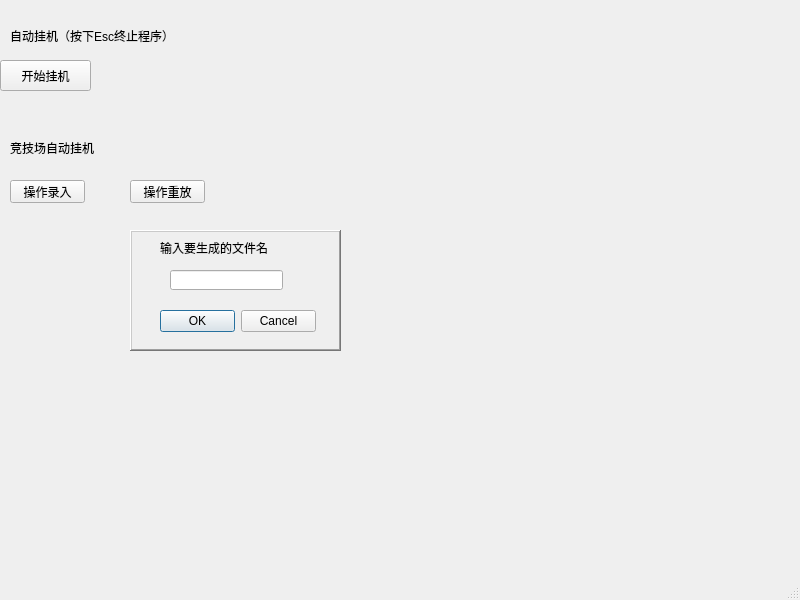
<?xml version="1.0" encoding="UTF-8"?>
<ui version="4.0">
 <class>MainWindow</class>
 <widget class="QMainWindow" name="MainWindow">
  <property name="enabled">
   <bool>true</bool>
  </property>
  <property name="geometry">
   <rect>
    <x>0</x>
    <y>0</y>
    <width>800</width>
    <height>600</height>
   </rect>
  </property>
  <property name="windowTitle">
   <string>MainWindow</string>
  </property>
  <widget class="QWidget" name="centralwidget">
   <widget class="QPushButton" name="pushButton">
    <property name="geometry">
     <rect>
      <x>0</x>
      <y>60</y>
      <width>91</width>
      <height>31</height>
     </rect>
    </property>
    <property name="text">
     <string>开始挂机</string>
    </property>
   </widget>
   <widget class="QPushButton" name="pushButton_2">
    <property name="geometry">
     <rect>
      <x>10</x>
      <y>180</y>
      <width>75</width>
      <height>23</height>
     </rect>
    </property>
    <property name="text">
     <string>操作录入</string>
    </property>
   </widget>
   <widget class="QLabel" name="label">
    <property name="geometry">
     <rect>
      <x>10</x>
      <y>20</y>
      <width>181</width>
      <height>31</height>
     </rect>
    </property>
    <property name="text">
     <string>自动挂机（按下Esc终止程序）</string>
    </property>
   </widget>
   <widget class="QLabel" name="label_2">
    <property name="geometry">
     <rect>
      <x>10</x>
      <y>140</y>
      <width>101</width>
      <height>16</height>
     </rect>
    </property>
    <property name="text">
     <string>竞技场自动挂机</string>
    </property>
   </widget>
   <widget class="QPushButton" name="pushButton_3">
    <property name="geometry">
     <rect>
      <x>130</x>
      <y>180</y>
      <width>75</width>
      <height>23</height>
     </rect>
    </property>
    <property name="text">
     <string>操作重放</string>
    </property>
   </widget>
   <widget class="QFrame" name="frame">
    <property name="geometry">
     <rect>
      <x>130</x>
      <y>230</y>
      <width>211</width>
      <height>121</height>
     </rect>
    </property>
    <property name="cursor">
     <cursorShape>ArrowCursor</cursorShape>
    </property>
    <property name="mouseTracking">
     <bool>false</bool>
    </property>
    <property name="autoFillBackground">
     <bool>true</bool>
    </property>
    <property name="frameShape">
     <enum>QFrame::WinPanel</enum>
    </property>
    <property name="frameShadow">
     <enum>QFrame::Raised</enum>
    </property>
    <property name="lineWidth">
     <number>4</number>
    </property>
    <property name="midLineWidth">
     <number>2</number>
    </property>
    <widget class="QLabel" name="label_3">
     <property name="geometry">
      <rect>
       <x>30</x>
       <y>10</y>
       <width>141</width>
       <height>16</height>
      </rect>
     </property>
     <property name="text">
      <string>输入要生成的文件名</string>
     </property>
    </widget>
    <widget class="QDialogButtonBox" name="buttonBox">
     <property name="geometry">
      <rect>
       <x>30</x>
       <y>80</y>
       <width>156</width>
       <height>23</height>
      </rect>
     </property>
     <property name="standardButtons">
      <set>QDialogButtonBox::Cancel|QDialogButtonBox::Ok</set>
     </property>
    </widget>
    <widget class="QLineEdit" name="lineEdit">
     <property name="geometry">
      <rect>
       <x>40</x>
       <y>40</y>
       <width>113</width>
       <height>20</height>
      </rect>
     </property>
    </widget>
   </widget>
  </widget>
  <widget class="QMenuBar" name="menubar">
   <property name="geometry">
    <rect>
     <x>0</x>
     <y>0</y>
     <width>800</width>
     <height>26</height>
    </rect>
   </property>
  </widget>
  <widget class="QStatusBar" name="statusbar"/>
 </widget>
 <resources/>
 <connections>
  <connection>
   <sender>pushButton_2</sender>
   <signal>clicked()</signal>
   <receiver>frame</receiver>
   <slot>show()</slot>
   <hints>
    <hint type="sourcelabel">
     <x>47</x>
     <y>217</y>
    </hint>
    <hint type="destinationlabel">
     <x>175</x>
     <y>311</y>
    </hint>
   </hints>
  </connection>
 </connections>
</ui>
